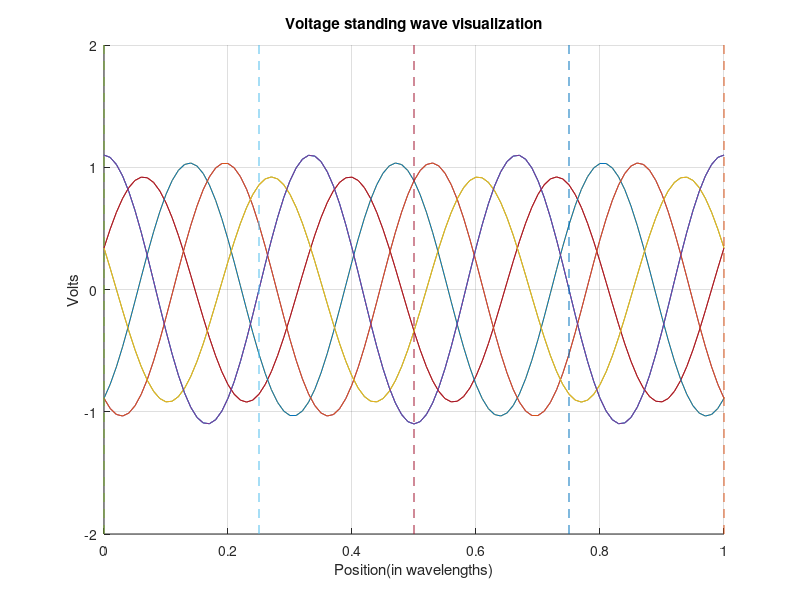

Recreate this plot in MATLAB.
close all

%period
T = 1;

%wavelength
lambda = 1;

%wave number
B = 6 * pi / lambda;

%angular speed
w = 2 * pi / T;

%time resolution
dt = 0.2;

%line length
l = 1 * lambda;

%position
z = 0:0.01:l;

%reflection coefficient
gamma = 0.1;

%phase(turns into a sine wave)
phi = 0;

figure()
axis([0 l -2 2])
hold on
for t = 0:dt:2*T
    v = cos( w*t - B*z + phi ) + gamma*cos( w*t + B*z + phi );
    plot(z,v);
end

%plot quarter wavelength lines
for x = 0:0.25:B
    plot([x x],[-2,2], '--')
end

ylabel('Volts')
xlabel('Position(in wavelengths)')
grid on
title('Voltage standing wave visualization')